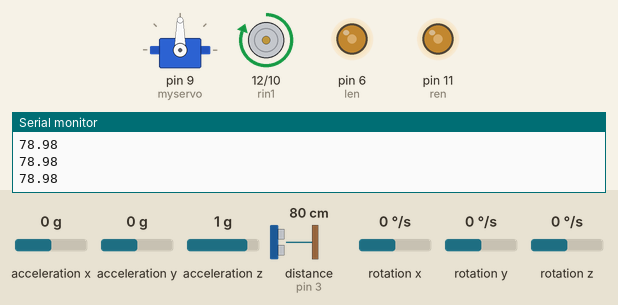
The sketch below on a simulated Arduino Uno, built with avr-gcc and run on an emulated ATmega328P. On the bench: servo, motor-driver pin pairs drawn as motors (green arrow = first pin HIGH = forward, orange = second pin HIGH = backward, longer = more drive), output pins drawn as LEDs (lit = HIGH), the last lines printed to the serial monitor. Wiring (inferred from the names in the program): ultrasonic range finder: trigger pin 4; echo pin 3. Inputs (shaded band) come from the test bench; at power-on: distance to the obstacle (sensor on pin 3) 80 cm, rotation z 0 °/s, acceleration x 0 g, acceleration y 0 g, acceleration z 1 g, rotation x 0 °/s, rotation y 0 °/s. The echo pulse lasts 58.3 µs per cm; pins used as bus, display or sensor lines are not drawn.

Above: at 4.2 s.
4.3 s: distance to the obstacle (sensor on pin 3) set to 22 cm
5.8 s: distance to the obstacle (sensor on pin 3) set to 19 cm
At 5.96 s:
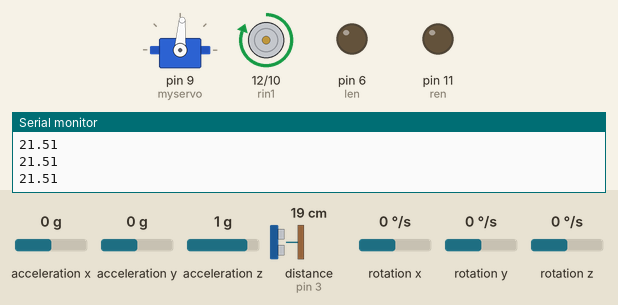
At 7.33 s:
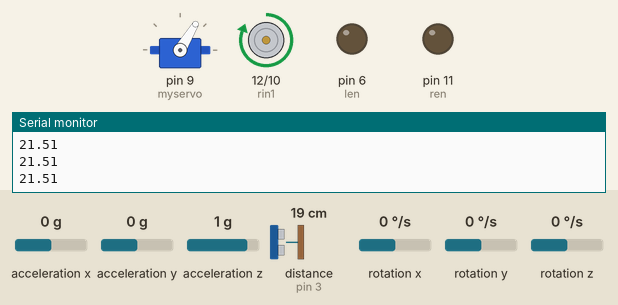
8.8 s: rotation z set to 2 °/s
At 8.96 s:
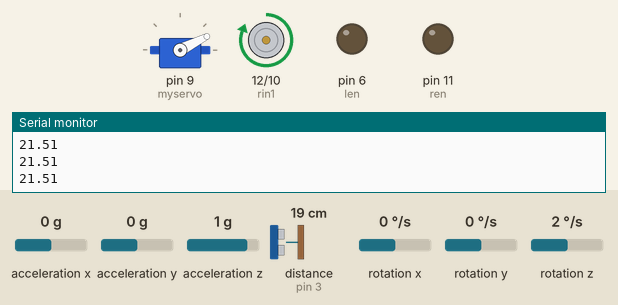
At 11.1 s:
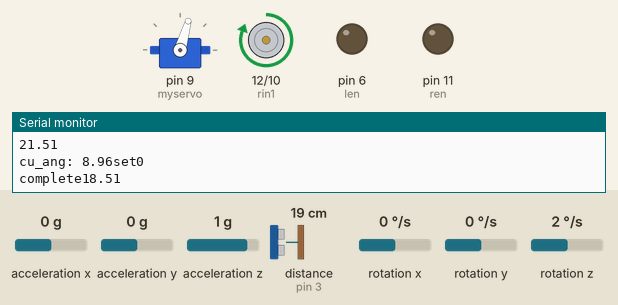
11.8 s: distance to the obstacle (sensor on pin 3) set to 2 cm
14.8 s: distance to the obstacle (sensor on pin 3) set to 250 cm
17.8 s: rotation z set to -192 °/s
Timing chart, 0 to 21.6 s (numbered marks = the images above; inputs shaded):
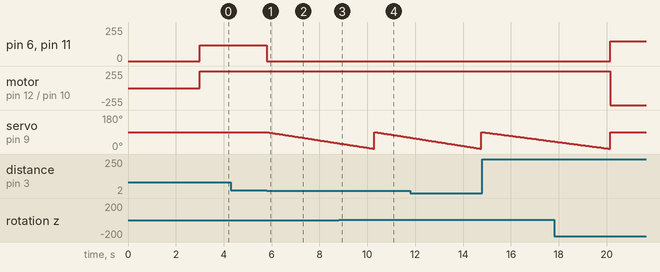

Measured:
- the behaviour switches between 21 and 20 cm on distance to the obstacle (sensor on pin 3) (found by bisection; images 0 and 1)
- the behaviour switches between 0 and 1 °/s on rotation z (found by bisection; images 2 and 3)
- after the input at 5.8 s, pin 6 (len), pin 11 (ren): 120/255 → 0/255 at once; servo on pin 9 (myservo): moves from 90° to 31° over 2.9 s, starting at once
- after the input at 8.8 s, pin 6 (len), pin 11 (ren): stays 0/255 (without the input it goes to 150/255 after 1.5 s); motor on pin 12 (rin1) / pin 10 (rin2): stays forward 255/255 (without the input it goes to backward 255/255 after 1.5 s)

The sketch:

Self_driving_car.ino
```cpp
#include "Servo.h"

#include <MPU6050_tockn.h>
#include <Wire.h>

#define ren 11
#define rin1 12
#define rin2 10
#define len 6
#define lin1 7
#define lin2 8

MPU6050 mpu6050(Wire);
Servo myservo;
int pos = 90;
int current_pos = 90;
int pre_pos = 90;
int x = 0;

int start = 0;
int pre = 0;
int angle[180];
int index = 0;
int end = 0;

// red - trig
// green - echo
// y - gnd
// o - vcc


float p_dis;
float dis;
float dis_arr;
int i = 0;

int flag = 0;

//int end = 0;

int max_value_pos;
int maxVal;

int degree;
int ang;
int change = 0;


#define trig 4
#define echo 3

void setup() {

  Serial.begin(9600);
  myservo.attach(9);
  myservo.write(90);
  pinMode(trig, OUTPUT);
  pinMode(echo, INPUT);
  pinMode(ren, OUTPUT);
  pinMode(len, OUTPUT);
  pinMode(rin1, OUTPUT);
  pinMode(rin2, OUTPUT);
  pinMode(lin1, OUTPUT);
  pinMode(lin2, OUTPUT);
  Wire.begin();
  mpu6050.begin();
  mpu6050.calcGyroOffsets(true);

  digitalWrite(trig,LOW);


}

void loop()
{

  mpu6050.update();

  digitalWrite(trig,HIGH);
  delayMicroseconds(10);
  digitalWrite(trig,LOW);

    p_dis = pulseIn(echo,HIGH);
    dis = 0.017 * p_dis;

  analogWrite(len,120);
  analogWrite(ren,120);
  digitalWrite(lin1, LOW);
  digitalWrite(lin2, HIGH);
  digitalWrite(rin1, HIGH);
  digitalWrite(rin2, LOW);


  //Serial.println(dis);


  if(dis<20)
  {
    flag = 1;
    analogWrite(len, 0);
    analogWrite(ren, 0);
  }

  if(flag == 1)
  {

  while(true)
  {
    start = millis();
    digitalWrite(trig,HIGH);
    delayMicroseconds(10);
    digitalWrite(trig,LOW);

    p_dis = pulseIn(echo,HIGH);
    dis = 0.017 * p_dis;


   if(current_pos > 1)
   {


    if(start - pre >= 50)
    {
      //Serial.println(dis);
      //Serial.println(current_pos);
      pos --;
      myservo.write(pos);
      current_pos = myservo.read();
      pre = start;

    }

    if(abs(current_pos - pre_pos) >=5)
    {
      //Serial.println(current_pos);
      dis_arr = dis;
      angle[index] = dis_arr;
      //Serial.println(angle[index]);

      if(angle[index]>500)
      {
        angle[index] = 500;
      }
      index++;

      pre_pos = current_pos;

    }

   }
   else
  {


    maxVal = angle[0];
    for (i ; i < (sizeof(angle) / sizeof(angle[0])); i++)
    {
      if (angle[i] > maxVal)
      {
        maxVal = angle[i];
        max_value_pos = i+1;
      }

    }

    degree = max_value_pos * 5;

    pos = 90;
    current_pos = 90;
    pre_pos = 90;
    i = 0;

    flag = 2;
    myservo.write(90);
    if(flag == 2)
    {
      break;
    }

  }

  }

  }

  if(flag == 2)
  {
    while(ang <= degree)
    {
      mpu6050.update();
      ang = mpu6050.getAngleZ()-change;

      Serial.print("cu_ang: ");
      Serial.print(mpu6050.getAngleZ());
      Serial.print("set");
      Serial.println(degree);

      analogWrite(len,150);
      analogWrite(ren, 150);
      digitalWrite(lin1, LOW);
      digitalWrite(lin2, HIGH);
      digitalWrite(rin1, LOW);
      digitalWrite(rin2, HIGH);

    }
    Serial.print("complete");
    change = change+degree;
    ang = mpu6050.getAngleZ()-change;

    flag = 0;

  }


  // Serial.print("\tangleZ : ");

  Serial.println(dis);


}
```
